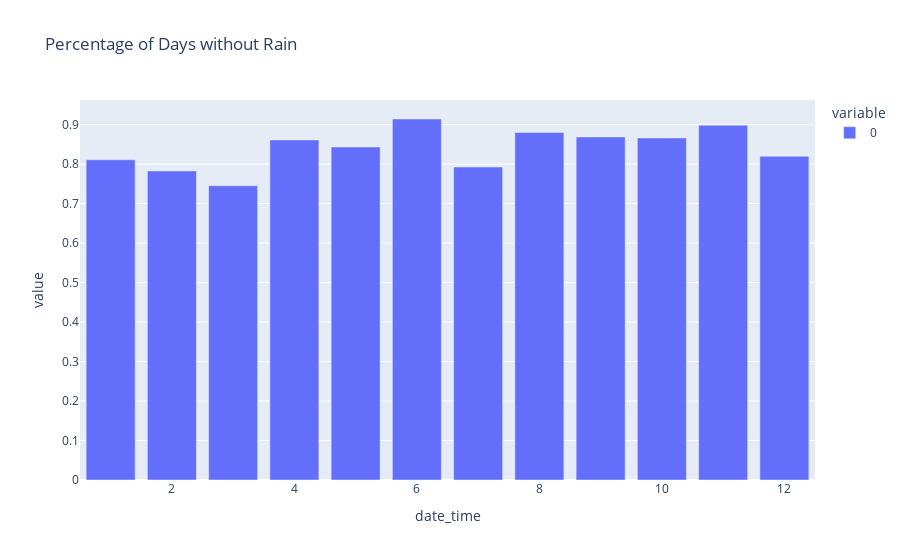

The notebook cell saved with this chart:
### Code cell
df_precip_value_counts = df_precip.groupby(df_precip['date_time'].dt.month)['precip_tb'].value_counts().unstack()
df_precip_noprecip_rate = df_precip_value_counts[0.00] / df_precip_value_counts.sum(axis=1)
px.bar(df_precip_noprecip_rate, title='Percentage of Days without Rain')

### Figure 1 — Plotly figure (JSON) as saved in the notebook; plotly's stock layout.template omitted (floating-point values rounded to 4 significant figures)
{"data": [{"alignmentgroup": "True", "hovertemplate": "variable=0<br>date_time=%{x}<br>value=%{y}<extra></extra>", "legendgroup": "0", "marker": {"color": "#636efa", "pattern": {"shape": ""}}, "name": "0", "offsetgroup": "0", "orientation": "v", "showlegend": true, "textposition": "auto", "type": "bar", "x": [1, 2, 3, 4, 5, 6, 7, 8, 9, 10, 11, 12], "xaxis": "x", "y": [0.8111, 0.7828, 0.7454, 0.8612, 0.8433, 0.9143, 0.7926, 0.8802, 0.8689, 0.8664, 0.8986, 0.8199], "yaxis": "y"}], "layout": {"barmode": "relative", "legend": {"title": {"text": "variable"}, "tracegroupgap": 0}, "title": {"text": "Percentage of Days without Rain"}, "xaxis": {"anchor": "y", "domain": [0, 1], "title": {"text": "date_time"}}, "yaxis": {"anchor": "x", "domain": [0, 1], "title": {"text": "value"}}}}
